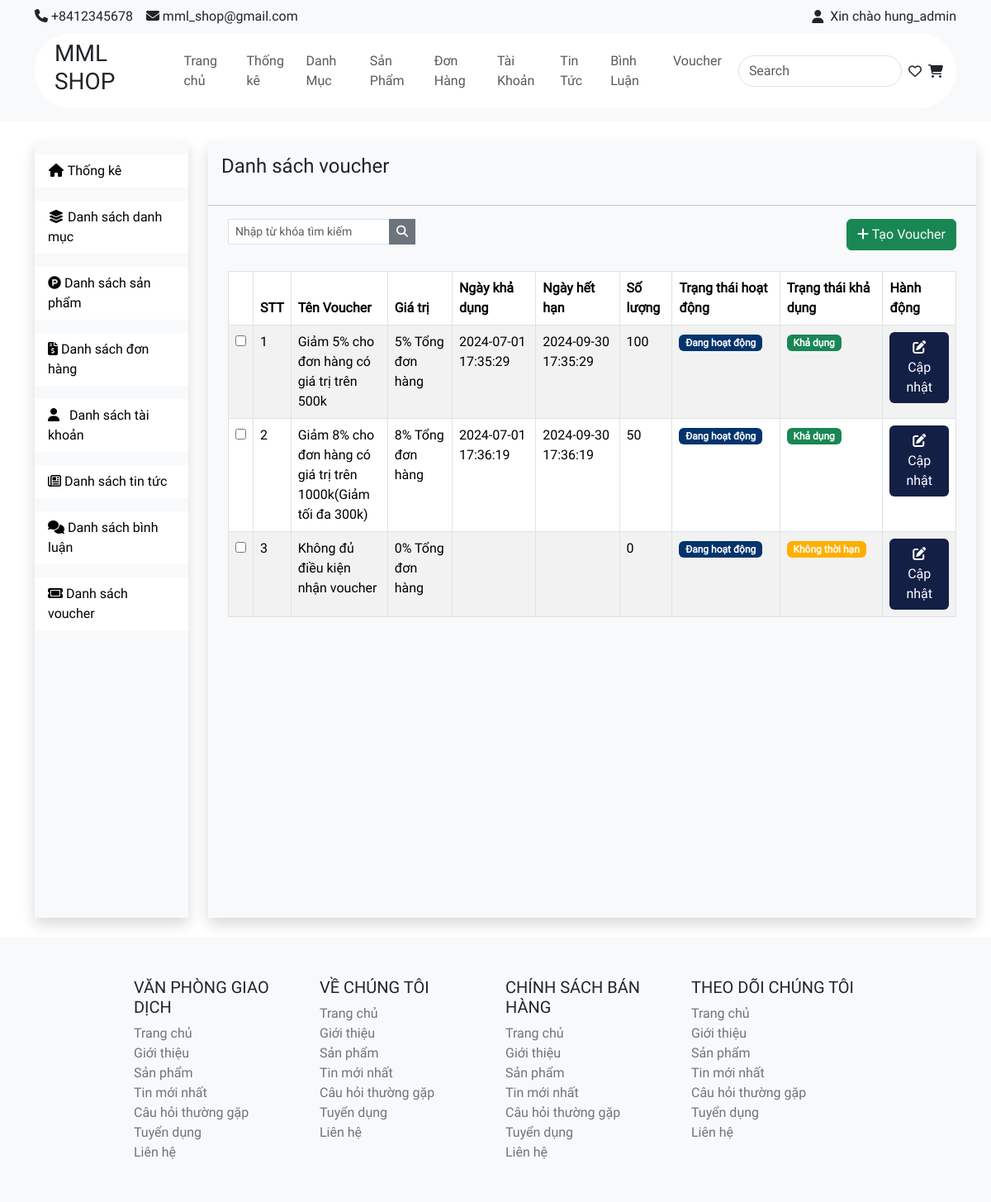
Page /admin/index.php?act=list-voucher (signed in) on the committed database.
### tables this page shows
CREATE TABLE `voucher` (
  `voucher_id` int NOT NULL,
  `voucher_name` varchar(255) NOT NULL,
  `value` int NOT NULL,
  `start_time` datetime DEFAULT NULL,
  `end_time` datetime DEFAULT NULL,
  `voucher_status` tinyint NOT NULL DEFAULT '0' COMMENT '0: Không hoạt động\r\n1: Hoạt động',
  `voucher_quantity` int DEFAULT NULL
);

### admin/controller/voucherController.php (called while the page is built, shortened)
<?php
class VoucherController {
    public $voucherQuery;
    public function __construct() {
        $this -> voucherQuery = new VoucherQuery();
    }
    public function list() {
        $dsVoucher = $this->voucherQuery->all();
        include "view/voucher/list.php";
    }
}
?>

### common/function.php (called while the page is built, shortened)
<?php
    function connectDB() {
        $host = DB_HOST;
        $port  = DB_PORT;
        $dbname = DB_NAME;
        try {
            $conn = new PDO ("mysql:host=$host;port=$port;dbname=$dbname",DB_USER,DB_PASS);
            return $conn;
        } catch (\Throwable $th) {
            echo "Lỗi";
        }
    }
    function convertToObjectVoucher($row) {
        $voucher = new Voucher();
        $voucher -> voucher_id = $row['voucher_id'];
        $voucher -> voucher_name = $row['voucher_name'];
        $voucher -> value = $row['value'];
        $voucher -> start_time = $row['start_time'];
        $voucher -> end_time = $row['end_time'];
        $voucher -> voucher_status = $row['voucher_status'];
        $voucher -> voucher_quantity = $row['voucher_quantity'];
        return $voucher;
    }
?>

### admin/model/voucherQuery.php (called while the page is built, shortened)
<?php
class VoucherQuery {
    public $pdo;
    public function __construct() {
        $this->pdo = connectDB();
    }
    public function __destruct() {
        $this -> pdo = null;
    }
    public function all() {
        try {
            $sql = "select * from voucher";
            $data = $this->pdo->query($sql)->fetchAll();
            $dsVoucher = [];
            foreach ($data as $row) {
                $dsVoucher[] = convertToObjectVoucher($row);
            }
            return $dsVoucher;
        } catch (Exception $e) {
            echo "Lỗi: ".$e ->getMessage();
            echo "<hr>";
        }
    }
}
?>

### admin/view/voucher/list.php (the view, shortened to what this page needs)
<!DOCTYPE html>
<html lang="en">
<head>
    <link href="https://cdn.jsdelivr.net/npm/bootstrap@5.3.3/dist/css/bootstrap.min.css" rel="stylesheet">
    <link rel="stylesheet" href="../giaodien/style.css">
</head>
<body>
    <?php
    include "view/component/header.php"
    ?>
    <main class="d-flex container">
        <?php
        include "view/component/sidebar.php"
        ?>
        <div class="shadow bg-light pb-5 mt-4 ms-4 mb-4 col-md-10">
            <h4 class="p-3">Danh sách voucher</h4>
            <hr>
            <div class="d-flex justify-content-between align-items-center">
                <form action="" class="ms-4">
                    <div class="input-group input-group-sm">
                        <input class="form-control rounded-0 mb-2" type="search" id="search" name="search"
                            placeholder="Nhập từ khóa tìm kiếm" aria-label="Sizing example input"
                            aria-describedby="inputGroup-sizing-sm">
                        <div class="input-group-sm">
                            <button type="button" class="btn btn-secondary rounded-0">
                                <i class="fa fa-search"></i>
                            </button>
                        </div>
                    </div>
                </form>
                <div class="me-4">
                    <button class="btn btn-success">
                        <i class="fa-solid fa-plus"></i>
                        <a href="index.php?act=create-voucher" class="text-light">Tạo Voucher</a>
                    </button>
                </div>
            </div>
            <div class="pt-4 ms-4 me-4">
                <table class="table table-striped table-hover table-bordered">
                    <thead>
                        <tr>
                            <th></th>
                            <th scope="col">STT</th>
                            <th scope="col">Tên Voucher</th>
                            <th scope="col">Giá trị</th>
                            <th scope="col">Ngày khả dụng</th>
                            <th scope="col">Ngày hết hạn</th>
                            <th scope="col">Số lượng</th>
                            <th scope="col">Trạng thái hoạt động</th>
                            <th scope="col">Trạng thái khả dụng</th>
                            <th scope="col">Hành động</th>
                        </tr>
                    </thead>
                    <tbody>
                        <?php
                        $i = 1;
                        foreach ($dsVoucher as $key => $voucher) {
                        ?>
                        <tr>
                            <td>
                                <input type="checkbox">
                            </td>
                            <td scope="row">
                                <?= $i++?>
                            </td>
                            <td>
                                <div
                                    style="white-space: wrap; overflow: hidden; text-overflow: ellipsis; width: 100px;">
                                    <?= $voucher->voucher_name?>
                                </div>
                            </td>
                            <td>
                                <?= $voucher->value?>% Tổng đơn hàng
                            </td>
                            <td>
                                <?= $voucher->start_time?>
                            </td>
                            <td>
                                <?= $voucher->end_time?>
                            </td>
                            <td>
                                <?= $voucher->voucher_quantity?>
                            </td>
                            <td>
                                <?php
                                    if ($voucher->voucher_status == 1) {
                                ?>
                                <span class="badge" style="background: #03346E;">Đang hoạt động</span>
                                <?php
                                    } else {
                                        ?>
                                <span class="badge" style="background: #6EACDA;">Không hoạt động</span>
                                <?php
                                    }
                                ?>
                            </td>
                            <td>
                                <?php
                                    if ($voucher->value == 0) {
                                ?>
                                <span class="badge" style="background: #FFAF00;">Không thời hạn</span>
                                <?php
                                    } elseif ($voucher->end_time < date('Y-m-d H:i:s')) {
                                ?>
                                <span class="badge bg-danger">Đã hết hạn</span>
                                <?php
                                    } elseif ($voucher->start_time <= date('Y-m-d H:i:s') && $voucher->end_time >= date('Y-m-d H:i:s')) {
                                ?>
                                <span class="badge bg-success">Khả dụng</span>
                                <?php
                                    } elseif ($voucher->start_time > date('Y-m-d H:i:s')) {
                                ?>
                                <span class="badge" style="background: black;">Chưa khả dụng</span>
                                <?php
                                    } else {
                                ?>
                                <span class="badge bg-danger">Không xác định</span>
                                <?php
                                    }
                                ?>
                            </td>
                            <td>
                                <button class="btn" style="background: #141F46;">
                                    <a href="index.php?act=show-one-voucher&voucher_id=<?= $voucher->voucher_id ?>"
                                        class="text-white">
                                        <i class="fa-solid fa-pen-to-square"></i> Cập nhật
                                    </a>
                                </button>
                            </td>
                        </tr>
                        <?php
                        }
                        ?>
                    </tbody>
                </table>
            </div>
        </div>
    </main>
    <?php
    include "view/component/footer.php"
    ?>
</body>
</html>

### giaodien/style.css (style rules this page uses)
* { margin: 0; padding: 0; box-sizing: border-box; list-style-type: none; text-decoration: none; font-family: Roboto; }
a { text-decoration: none; color: black; }

### rows in the picture
voucher: voucher_name "Giảm 5% cho đơn hàng có giá trị trên 500k", value "5", start_time "2024-07-01 17:35:29", end_time "2024-09-30 17:35:29", voucher_quantity "100", voucher_status "Đang hoạt động", shows "Khả dụng"
voucher: voucher_name "Giảm 8% cho đơn hàng có giá trị trên 1000k(Giảm tối đa 300k)", value "8", start_time "2024-07-01 17:36:19", end_time "2024-09-30 17:36:19", voucher_quantity "50", voucher_status "Đang hoạt động", shows "Khả dụng"
voucher: voucher_name "Không đủ điều kiện nhận voucher", value "0", voucher_quantity "0", voucher_status "Đang hoạt động", shows "Không thời hạn"

### other values in the picture
$_SESSION["acc_name"] "hung_admin"
